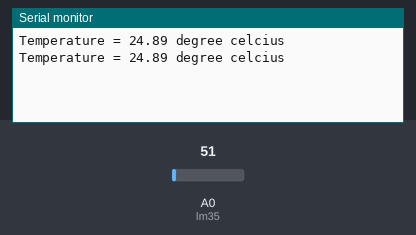
Bench run of a sketch on a simulated Arduino Uno, built with avr-gcc and run on an emulated ATmega328P. Shown: the last lines printed to the serial monitor. The test bench sets the inputs (shaded band); at power-on: A0 (lm35) = 51.

Above: at 1.8 s.
1.9 s: A0 (lm35) set to 61
At 2.6 s:
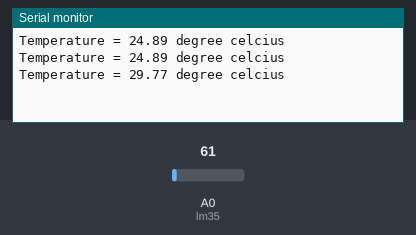
3.4 s: A0 (lm35) set to 71
At 4.8 s:
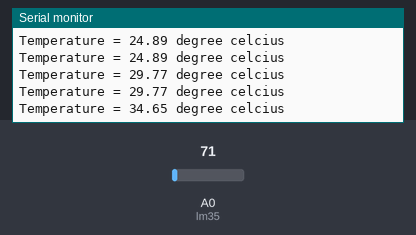
Timing chart, 0 to 6.4 s (numbered marks = the images above; inputs shaded):
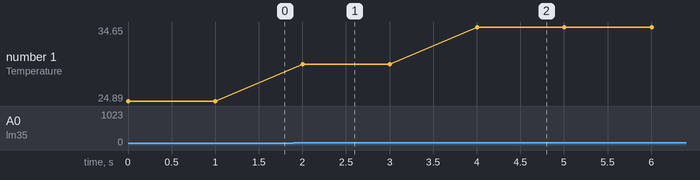

Measured:
- after the input at 1.9 s, the serial monitor: prints a new line after 0.10 s (image 1)
- after the input at 3.4 s, the serial monitor: prints a new line after 0.60 s (image 2)
- plotted number 1: 24.89 → 29.77 after the input at 1.9 s, 29.77 → 34.65 after the input at 3.4 s

The sketch:

lm35-temp-sensor.ino
```cpp
// temperature sensor code

int lm35 = A0; //connection

void setup() {
Serial.begin(9600);
}

void loop() {
int temp_adc_val; //sensor reading
float temp_val;
temp_adc_val = analogRead(lm35);
temp_val = (temp_adc_val * 4.88); //conversion
temp_val = temp_val/10;
Serial.print("Temperature = ");
Serial.print(temp_val);
Serial.print(" degree celcius\n");
delay(1000);
}
```
